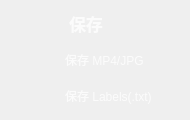
                  <widget class="QFrame" name="Save_QF">
                   <property name="minimumSize">
                    <size>
                     <width>190</width>
                     <height>120</height>
                    </size>
                   </property>
                   <property name="maximumSize">
                    <size>
                     <width>190</width>
                     <height>120</height>
                    </size>
                   </property>
                   <property name="styleSheet">
                    <string notr="true">QFrame#Save_QF{
border:2px solid rgba(255, 255, 255, 70);
border-radius:15px;
}</string>
                   </property>
                   <layout class="QVBoxLayout" name="verticalLayout_20">
                    <property name="leftMargin">
                     <number>9</number>
                    </property>
                    <property name="topMargin">
                     <number>9</number>
                    </property>
                    <property name="rightMargin">
                     <number>9</number>
                    </property>
                    <property name="bottomMargin">
                     <number>9</number>
                    </property>
                    <item>
                     <widget class="QPushButton" name="ToggleBotton_5">
                      <property name="sizePolicy">
                       <sizepolicy hsizetype="Expanding" vsizetype="Fixed">
                        <horstretch>0</horstretch>
                        <verstretch>0</verstretch>
                       </sizepolicy>
                      </property>
                      <property name="minimumSize">
                       <size>
                        <width>0</width>
                        <height>30</height>
                       </size>
                      </property>
                      <property name="maximumSize">
                       <size>
                        <width>16777215</width>
                        <height>30</height>
                       </size>
                      </property>
                      <property name="font">
                       <font>
                        <family>Nirmala UI</family>
                        <pointsize>13</pointsize>
                        <italic>false</italic>
                        <bold>true</bold>
                       </font>
                      </property>
                      <property name="cursor">
                       <cursorShape>ArrowCursor</cursorShape>
                      </property>
                      <property name="mouseTracking">
                       <bool>true</bool>
                      </property>
                      <property name="focusPolicy">
                       <enum>Qt::StrongFocus</enum>
                      </property>
                      <property name="contextMenuPolicy">
                       <enum>Qt::DefaultContextMenu</enum>
                      </property>
                      <property name="layoutDirection">
                       <enum>Qt::LeftToRight</enum>
                      </property>
                      <property name="autoFillBackground">
                       <bool>false</bool>
                      </property>
                      <property name="styleSheet">
                       <string notr="true">QPushButton{
background-image: url(:/all/img/save.png);
background-repeat: no-repeat;
background-position: left center;
border: none;
border-left: 20px solid transparent;

text-align: left;
padding-left: 40px;
padding-bottom: 2px;
color: rgba(255, 255, 255, 199);
font: 700 13pt &quot;Nirmala UI&quot;;
}</string>
                      </property>
                      <property name="text">
                       <string>保存</string>
                      </property>
                      <property name="icon">
                       <iconset theme="zoom-out">
                        <normaloff>C:/Users/Malq/.designer/backup/Ultralytics-PySide6-main/Ultralytics-PySide6-main</normaloff>C:/Users/Malq/.designer/backup/Ultralytics-PySide6-main/Ultralytics-PySide6-main</iconset>
                      </property>
                      <property name="autoDefault">
                       <bool>false</bool>
                      </property>
                      <property name="default">
                       <bool>false</bool>
                      </property>
                      <property name="flat">
                       <bool>false</bool>
                      </property>
                     </widget>
                    </item>
                    <item>
                     <widget class="QCheckBox" name="save_res_button">
                      <property name="cursor">
                       <cursorShape>PointingHandCursor</cursorShape>
                      </property>
                      <property name="styleSheet">
                       <string notr="true">QCheckBox {
color: rgba(255, 255, 255, 199);
font: 590 10pt &quot;Nirmala UI&quot;;
        }

        QCheckBox::indicator {
            padding-top: 1px;
padding-left: 10px;
            width: 40px;
            height: 30px;
            border: none;
        }

        QCheckBox::indicator:unchecked {
            image: url(:/all/img/check_no.png);
        }

        QCheckBox::indicator:checked {
            image: url(:/all/img/check_yes.png);
        }</string>
                      </property>
                      <property name="text">
                       <string>保存 MP4/JPG</string>
                      </property>
                     </widget>
                    </item>
                    <item>
                     <widget class="QCheckBox" name="save_txt_button">
                      <property name="cursor">
                       <cursorShape>PointingHandCursor</cursorShape>
                      </property>
                      <property name="styleSheet">
                       <string notr="true">QCheckBox {
color: rgba(255, 255, 255, 199);
font: 590 10pt &quot;Nirmala UI&quot;;
        }

        QCheckBox::indicator {
            padding-top: 1px;
padding-left: 10px;
            width: 40px;
            height: 30px;
            border: none;
        }

        QCheckBox::indicator:unchecked {
            image: url(:/all/img/check_no.png);
        }

        QCheckBox::indicator:checked {
            image: url(:/all/img/check_yes.png);
        }</string>
                      </property>
                      <property name="text">
                       <string>保存 Labels(.txt)</string>
                      </property>
                     </widget>
                    </item>
                   </layout>
                  </widget>
